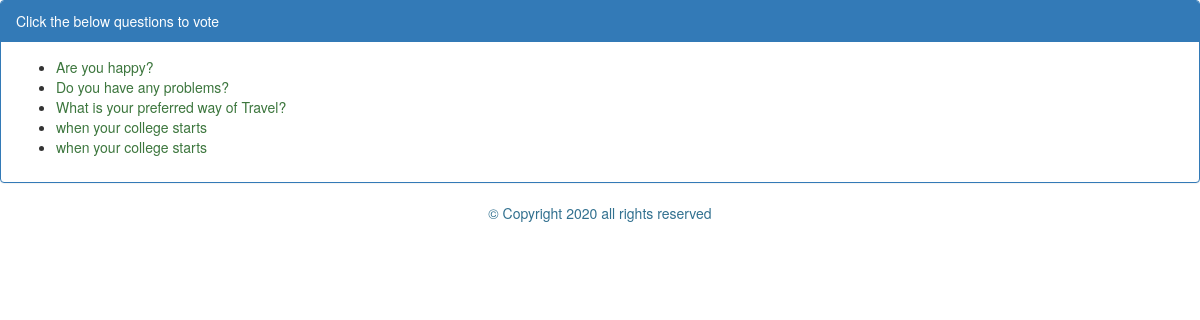
/polls/, run on an earlier commit of the app's database.
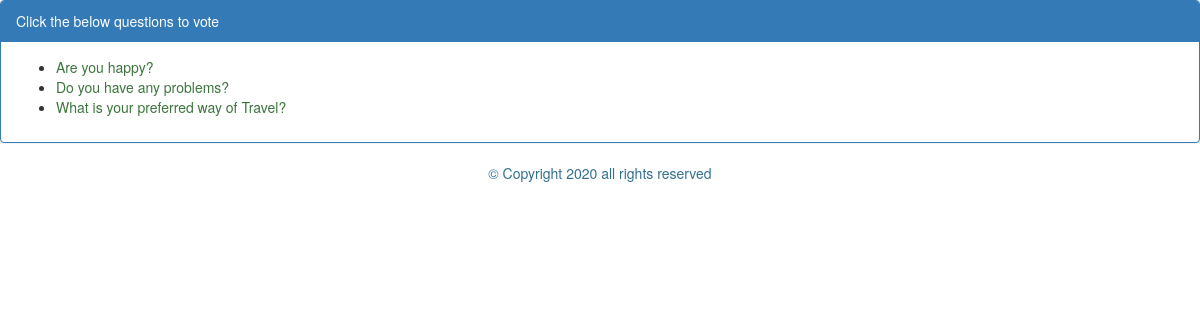
And on a later commit of the database.
### polls/models.py (models this page shows, shortened)
class Question(models.Model):
    question_text = models.CharField(max_length=200)
    pub_date = models.DateTimeField('date published')

### polls/views.py (the view)
# urls.py: path('',views.IndexView.as_view(),name='index'),
class IndexView(generic.ListView):
    template_name = 'polls/index.html'
    context_object_name = 'latest_question_list'
    def get_queryset(self):
        return Question.objects.filter(
            pub_date__lte=timezone.now()
        ).order_by('-pub_date')[:5]

### polls/templates/polls/index.html (shortened to what this page needs)
{% extends 'polls/base.html' %}
{% load static %}
{% block content %}
<div class="panel panel-primary">
    <div class="panel-heading" >Click the below questions to vote</div>
    <div class="panel-body">
{% if latest_question_list %}
<ul>
{% for question in latest_question_list %}
    <li><a class="text-success" href="{% url 'polls:detail' question.id %}">{{question.question_text}}</a>
    </li>
    {% endfor %}
</ul>
    </div>
{% else %}
<p>No polls are available</p>
{% endif %}
</div>
{% endblock content %}

### polls/templates/polls/base.html (shortened to what this page needs)
{% load static %}
<!DOCTYPE html>
<html lang="en">
<head>
  <link rel="stylesheet" href="https://maxcdn.bootstrapcdn.com/bootstrap/3.4.1/css/bootstrap.min.css">
    <link rel="stylesheet" type="text/css" href="{% static 'polls/style.css' %}">
</head>
<body>
{% block content %}
{% endblock content %}
<footer class="text-info text-center">&copy; Copyright 2020 all rights reserved</footer>
</body>
</html>

What changed in the data, as far as the page shows it:
removed Question: question_text "when your college starts"
removed Question: question_text "when your college starts"
